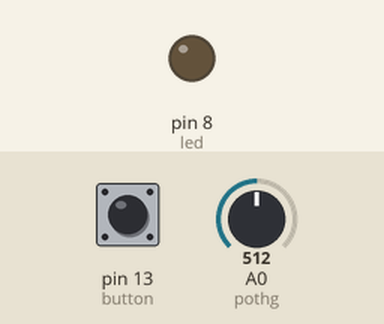
Bench run of a sketch on a simulated Arduino Uno, built with avr-gcc and run on an emulated ATmega328P. Parts: output pins drawn as LEDs (lit = HIGH). Inputs (shaded band) come from the test bench; at power-on: pin 13 (button) HIGH, A0 (pothg) = 512. What the sketch prints to the serial monitor is not drawn.

Above: at 1.5 s.
Timing chart, 0 to 5.2 s (numbered marks = the images above):
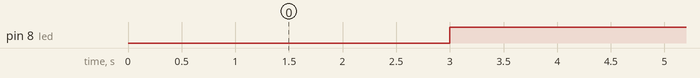

Measured:
- by itself, pin 8 (led): alternates HIGH for 3.0 s and LOW for 1.0 s

The sketch:

quang_tro.ino
```cpp
int ldr = 9;
int led = 8;
int value = 0;
int button = 13;
int pothg = 0;
int valuepot = 0;
void setup() {
  // put your setup code here, to run once:
pinMode(button, INPUT_PULLUP);
pinMode(ldr, INPUT_PULLUP);
pinMode(led, OUTPUT);
Serial.begin(9600);
}

void loop() {
  // put your main code here, to run repeatedly:
value = digitalRead(button);
valuepot = analogRead(pothg);
valuepot /=4;
  Serial.println("Button=");
  Serial.println(value);
  delay(1000);
  Serial.print("PotHg =");
  Serial.println(valuepot);
  delay(1000);
  if(value ==0){
    digitalWrite(led,HIGH);
    if(digitalRead(ldr) == HIGH)
  {
    digitalWrite(led, HIGH);
    } else
    {
      digitalWrite(led, LOW);
      }
    }else {
    analogWrite(led,valuepot);
    digitalWrite(led,LOW);
    delay(1000);
    //delay(1) ~1ms
    digitalWrite(led,HIGH);
    delay(1000);
      }
}
```
